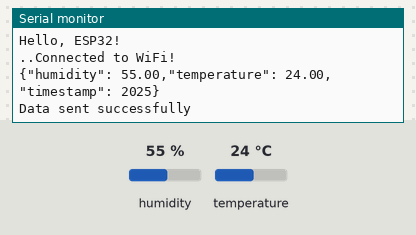
This sketch was run on a simulated ESP32. Shown: the last lines printed to the serial monitor. The inputs (shaded band) are chosen by the test bench; at power-on: humidity 55 %, temperature 24 °C. WiFi joins after 1.5 s; servers stay silent unless stated; uploads are accepted with an empty reply.

Above: at 3.2 s.
3.3 s: humidity set to 22 %
At 5.2 s:
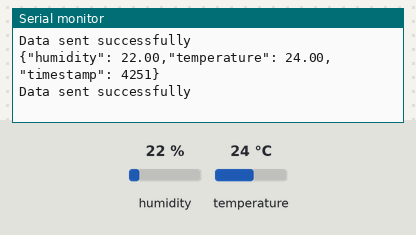
6.2 s: temperature set to 12 °C
At 7.8 s:
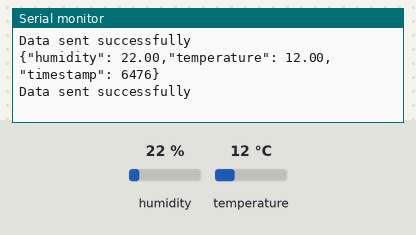
9.1 s: humidity set to 40 %
At 11.8 s:
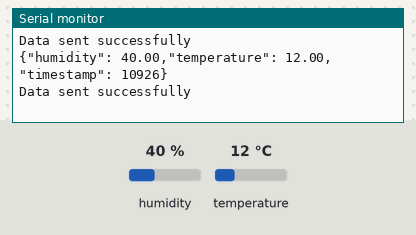
Timing chart, 0 to 13.3 s (numbered marks = the images above; inputs shaded):
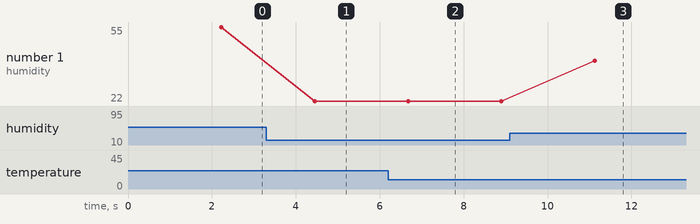

The sketch:

rafifahayu.ino
```cpp
#include <WiFi.h>
#include "DHT.h"
#include <HTTPClient.h>

#define DHT_PIN 25
#define DHT_TYPE DHT11

const char* wifi_ssid = "abc";
const char* wifi_password = "12121212";
const char* endpoint = "http://192.168.141.206:5000/sensor/data";

DHT sensor(DHT_PIN, DHT_TYPE);

void setupWiFi() {
  WiFi.begin(wifi_ssid, wifi_password);
  while (WiFi.status() != WL_CONNECTED) {
    delay(1000);
    Serial.print(".");
  }
  Serial.println("Connected to WiFi!");
}

float readTemperature() {
  float temperature = sensor.readTemperature();
  if (isnan(temperature)) {
    Serial.println("Temperature reading failed!");
    return 0.0;
  }
  return temperature;
}

float readHumidity() {
  float humidity = sensor.readHumidity();
  if (isnan(humidity)) {
    Serial.println("Humidity reading failed!");
    return 0.0;
  }
  return humidity;
}

void sendToServer(float temperature, float humidity) {
  if (WiFi.status() == WL_CONNECTED) {
    HTTPClient http;
    http.begin(endpoint);
    http.addHeader("Content-Type", "application/json");

    String payload = "{"
                     "\"humidity\": " + String(humidity, 2) + ","
                     "\"temperature\": " + String(temperature, 2) + ","
                     "\"timestamp\": " + String(millis()) +
                     "}";

    int httpCode = http.POST(payload);

    Serial.println(payload);
    if (httpCode > 0) {
      if (httpCode == HTTP_CODE_OK) {
        Serial.println("Data sent successfully");
      } else {
        Serial.println("Unexpected HTTP response code: " + String(httpCode));
      }
    } else {
      Serial.println("Failed to send POST request: " + String(http.errorToString(httpCode).c_str()));
    }

    http.end();
  } else {
    Serial.println("WiFi not connected, cannot send data");
  }
}

void setup() {
  Serial.begin(115200);
  Serial.println("Hello, ESP32!");

  sensor.begin();
  setupWiFi();
}

void loop() {
  float temperature = readTemperature();
  float humidity = readHumidity();

  sendToServer(temperature, humidity);

  delay(2000);
}
```

Measured:
- after the input at 3.3 s, the serial monitor: prints a new line after 1.2 s (image 1)
- after the input at 6.2 s, the serial monitor: prints a new line after 0.48 s (image 2)
- after the input at 9.1 s, the serial monitor: prints a new line after 2.0 s (image 3)
- plotted number 1: 55 → 22 after the input at 3.3 s, 22 → 40 after the input at 9.1 s
